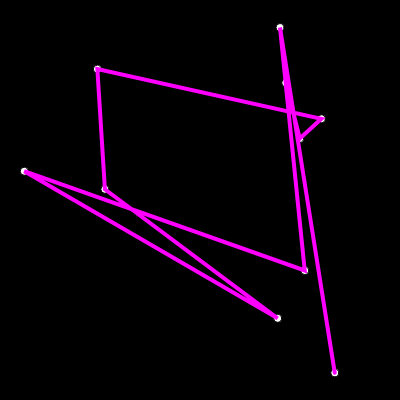
Frame 1 (no input)
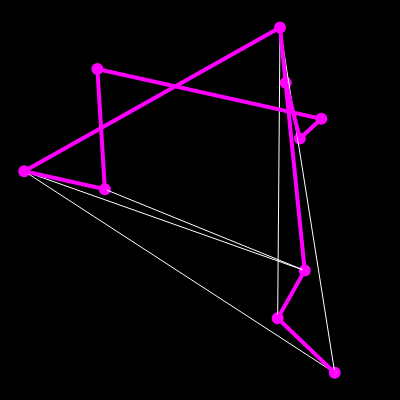
Frame 60 (no input)
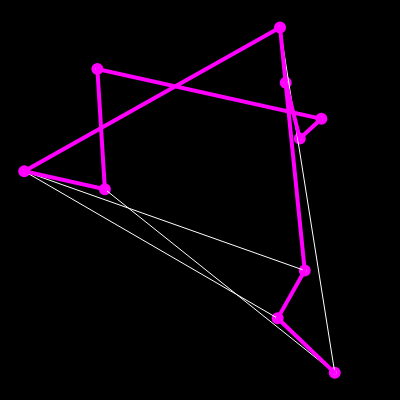
Frame 120 (the mouse pressed at the canvas centre since frame 60)

The p5.js sketch that drew these frames (run headless with seeded random() and noise() and a simulated clock; from frame 60 on, the mouse is pressed at the canvas centre):

// p5.js sketch
// ── sketch.js
var cities = [];
var totalCities = 10;

var order = [];

var recordDistance;
var bestEver;



function setup() {
    createCanvas(400,400);
    for (var i=0;i<totalCities;i++) {
        var v = createVector(random(width),random(height));
        cities[i] = v;
        order[i] = i;
    }
    recordDistance = calcDist(cities,order);
    bestEver = order.slice();
}

function nextOrder() {
    // Step 1
    var largestI = -1;
    
    for (var i=0;i<order.length-1;i++) {
        if (order[i]<order[i+1]) {
            largestI = i;
        }
    }
    if (largestI == -1) {
        noLoop();
    }
    // Step 2
    var largestJ = -1;
    for (var j=0;j<order.length;j++) {
        if (order[j]>order[largestI]) {
            largestJ = j;
        }
    }
    // Step 3
    swap(order,largestI,largestJ);
    // Step 4
    // reverse from a[x+1,...,n]
    var endArray = order.splice(largestI+1);
    endArray.reverse();
    order = order.concat(endArray);
    
}

function draw() {
    background(0);
    
    fill(255);
    for (var i=0;i<cities.length;i++) {
        ellipse(cities[i].x,cities[i].y,8,8);
    }
    
    stroke(255);
    strokeWeight(1);
    noFill();
    beginShape();
    for (var i=0;i<order.length;i++) {
        var n = order[i];
        vertex(cities[n].x,cities[n].y);
    }
    endShape();
    
    stroke(255,0,255);
    strokeWeight(4);
    noFill();
    beginShape();
    for (var i=0;i<order.length;i++) {
        var n = bestEver[i];
        vertex(cities[n].x,cities[n].y);
    }
    endShape();
    
    nextOrder();
    
    
    var d = calcDist(cities,order);
    if (d<recordDistance) {
        recordDistance = d;
        bestEver = order.slice();
    }
    
    
    
    
}

function swap(a,i,j) {
    var t = a[i];
    a[i] = a[j];
    a[j] = t;
}

function calcDist(points,order) {
    var sum = 0;
    for (var i=0;i<order.length-1;i++) {
        var cityA = points[order[i]];
        var cityB = points[order[i+1]];
        var d = dist(cityA.x,cityA.y,cityB.x,cityB.y);
        sum+=d;
    }
    return sum;
}
